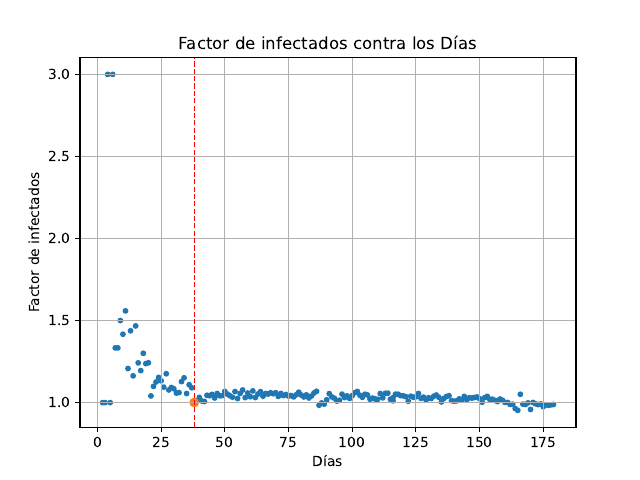

The Python source for this figure:
import sys
import pandas as pd
import matplotlib.pyplot as plt
import numpy as np



def Punto_B(data_path):
    data=pd.read_excel(data_path)
    datos_importantes = data[["dias","Fallecidos","Recuperados","Infectados activos","Infectados factor"]]
    datos_importantes =datos_importantes[datos_importantes["dias"].notna()]
    dia=37
    plt.scatter(datos_importantes["dias"],datos_importantes["Infectados factor"],s=10)
    plt.axvline(x=dia+1, color='r', linestyle='--', linewidth=1)
    plt.scatter(datos_importantes["dias"][dia],datos_importantes["Infectados factor"][dia])
    plt.xlabel("Días")
    plt.ylabel("Factor de infectados")
    plt.grid()
    plt.title("Factor de infectados contra los Días")
    plt.savefig("Modelosir_B.pdf")
    print("----------------------------------\n")

    print("Elegimos el día de inicio de la pandemia")
    print("Día=",datos_importantes["dias"][dia-1],"i=",datos_importantes["Infectados activos"][dia-1])
    print("Valores iniciales")
    i=datos_importantes["Infectados activos"][dia-1]/45000000
    print("t=0 r=0","i=",i,"s=",1-i,"a=",datos_importantes["Infectados factor"][dia-1])
    print("Promedio de los siguientes 120 días")
    i=datos_importantes["Infectados activos"][dia-3:dia+4].mean()/45000000
    print("t=0 r=0","i=",i,"s=",1-i,"a=",datos_importantes["Infectados factor"][dia:dia+120].mean())
    print("----------------------------------\n")

def Punto_A(data_path):
    datos=pd.read_csv(data_path,sep=" " ,names=['t','s',"i","r"])
    fig, ax = plt.subplots( )
    ax.plot(datos['t'],datos['s'],label="Susceptibles", linestyle='-.')
    ax.plot(datos['t'],datos['i'],label="Infectados", linestyle='-.')
    ax.plot(datos['t'],datos['r'],label="Recuperados", linestyle='-.')
    ax.set_xlabel("Tiempo(Díaz)")
    ax.set_ylabel("Susceptibles, infectados y recuperados")
    ax.grid()
    ax.legend()
    plt.title("SIR sin muertes ni nacimentos")
    plt.savefig("Modelosir_A.pdf")




    
if __name__ == "__main__":
    if len(sys.argv) != 3:
        print("Usage: python graficador.py <data_path>")
        sys.exit(1)
        
    data_B = sys.argv[1]
    Punto_B(data_B)
    data_A = sys.argv[2]
    Punto_A(data_A)
 